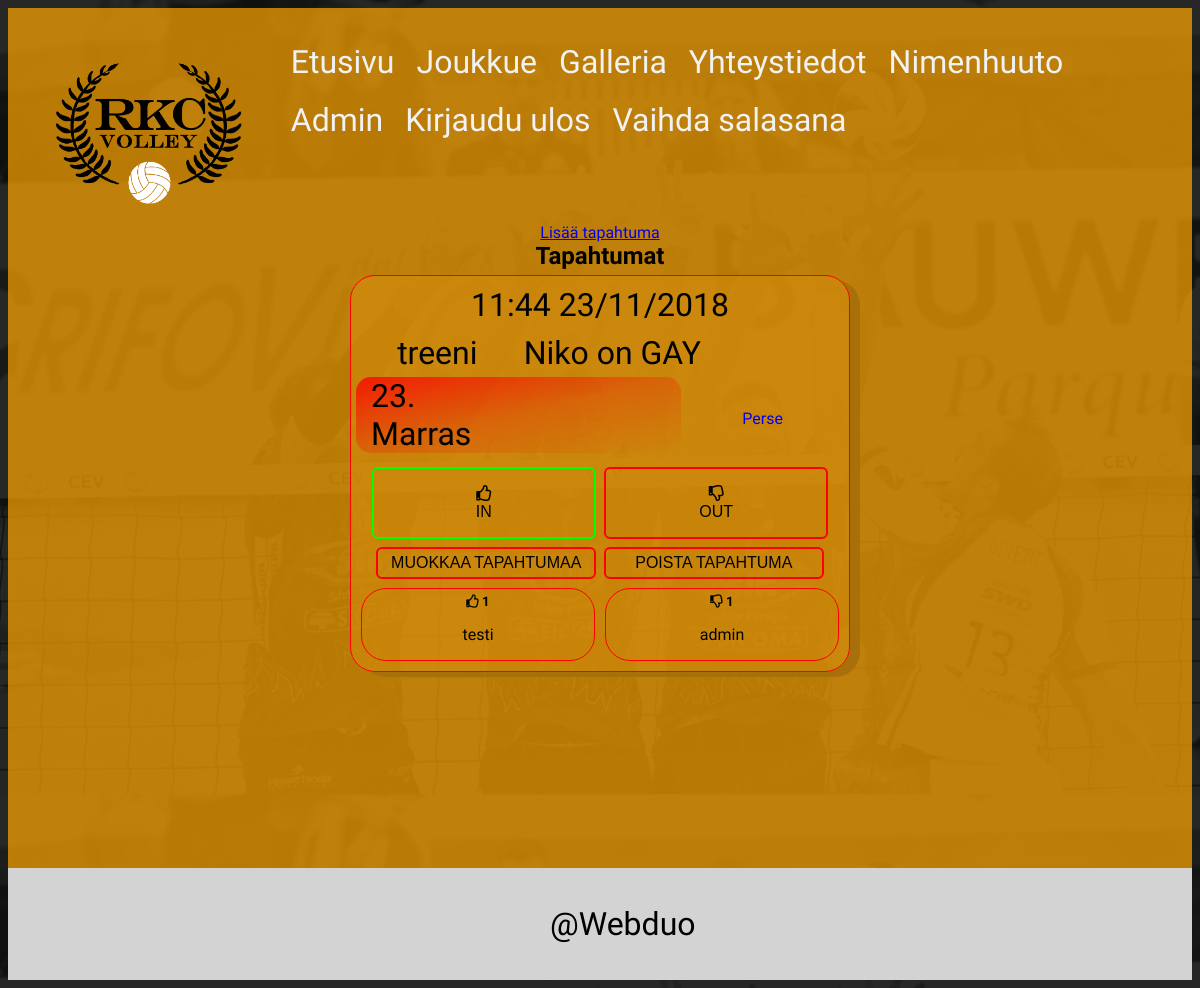
Page /app/nimenhuuto/index.php (signed in) on the earlier database version.
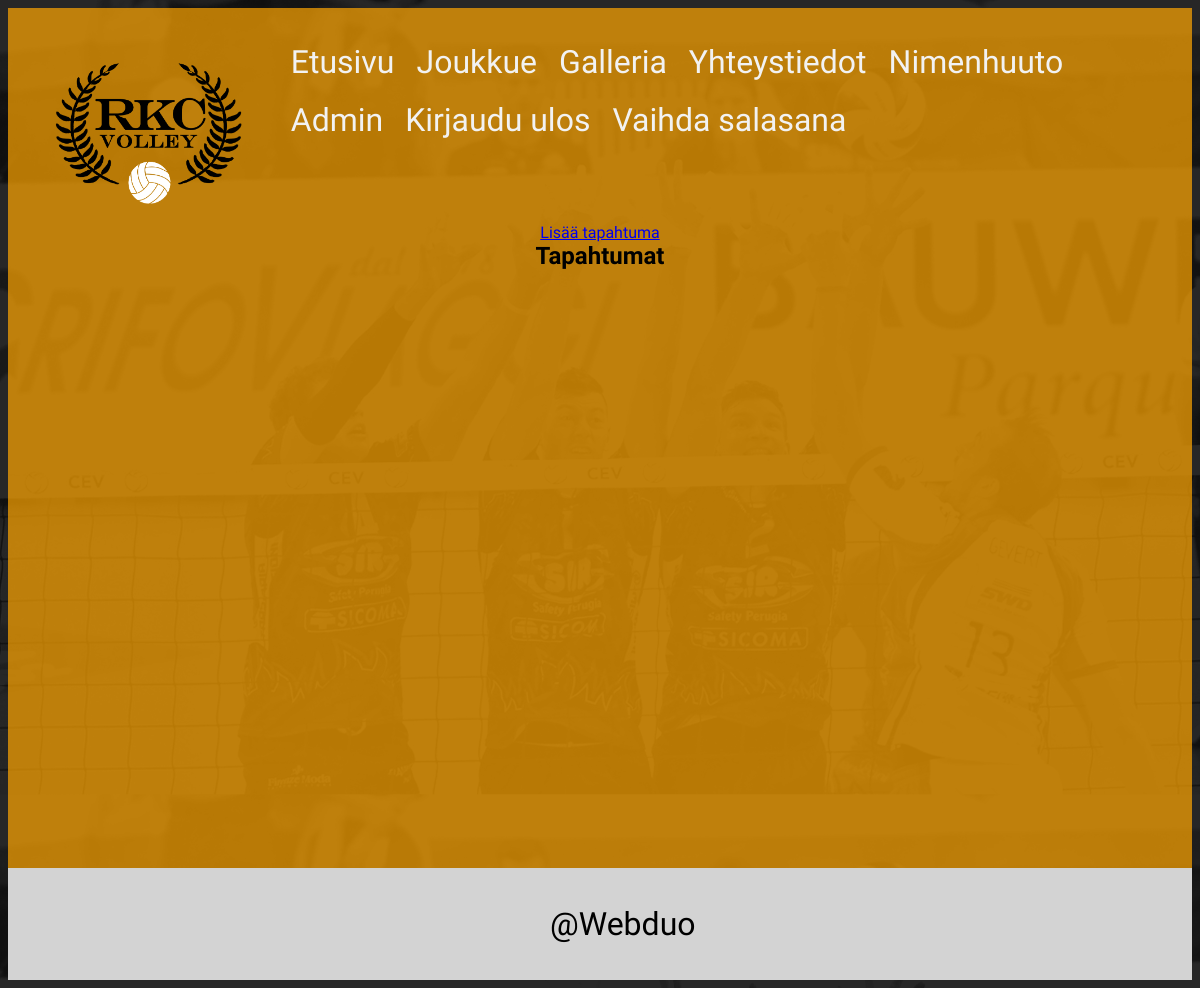
Same page on the later database version.
### tables this page shows
CREATE TABLE IF NOT EXISTS `events` (
  `event_id` int(255) NOT NULL AUTO_INCREMENT,
  `eventType` varchar(255) NOT NULL,
  `description` varchar(255) NOT NULL,
  `location` varchar(255) NOT NULL,
  `time` datetime NOT NULL,
  PRIMARY KEY (`event_id`)
);

CREATE TABLE IF NOT EXISTS `users` (
  `user_id` int(255) NOT NULL AUTO_INCREMENT,
  `username` varchar(255) NOT NULL,
  `user_type` varchar(50) NOT NULL,
  `password` varchar(255) NOT NULL,
  `email` varchar(255) NOT NULL,
  `firstName` varchar(255) NOT NULL,
  `lastName` varchar(50) NOT NULL,
  `description` text NOT NULL,
  PRIMARY KEY (`user_id`)
);

### app/functions.php (the view, shortened to what this page needs)
<?php
$db = mysqli_connect('localhost', 'admin', '', 'rkc');
function isAdmin()
{
	if (isset($_SESSION['user'])&& $_SESSION['user']['user_type'] == 'admin' ) {
		return true;
	}else{
		return false;
	}
}
function printEvents() {
	global $db;
    $query2="SELECT * FROM events ORDER BY time ASC";
	$result = mysqli_query($db, $query2);
	$user_id = $_SESSION['user']['user_id'];
	print "<div class='eventList'>";
		print "<h1>Tapahtumat</h1>";
		while($row = mysqli_fetch_assoc($result)) {
			$event_id = $row['event_id'];
			$doing = "";
			$num = 0;
			print "<div class=eventItem>";
			foreach($row as $ding) {
				if($num == 4) {
					$time = strtotime($ding);
					$formatTime = date("H:i d/m/Y", $time);
					$dayMonth = getDayMonth($time);
					$doing = $formatTime;
					print "<div class=event".$num.">";
					print "
					<div class='dayAndMonth'><p class='day'>$dayMonth[1].</p><p class='month'>$dayMonth[0]</p></div>
					";
					print "</div>";
				} elseif($num == 3) {
					$addr = urlencode($ding);
					print "<div class=event".$num.">";
					print "<p></p><a href='https://www.google.com/maps/search/?api=1&query=".$addr."' target='_blank'>".$ding."</a></p>";
					print "</div>";
				} else {
					print "<div class=event".$num.">";
					print "<p>".$ding."</p>";
					print "</div>";
				}
				$num++;
			}
			print "<div class='fulldate'><p class='date'>".$doing."</p></div>";
			print "<div class='attendLists'>";
			printAttendees($event_id);
			printNotComing($event_id);
			print "</div>";
			echo "<div class='buttons'>";
			printDecisionButtons($user_id, $event_id);
			if(isAdmin()) {
				printDeleteButton($event_id);
			}
			print "</div>";
			print "</div>";
		}
	print "</div>";
}
function getDayMonth($time = "") {
	$month = date("M", $time);
	switch($month) {
		case 'Nov':
			$month = "Marras";
			break;
	}
	$day = date("d", $time);
	return array($month, $day);
}
function printAttendees($event_id="") {
	global $db;
	$query = "SELECT * FROM attending WHERE (event_id='$event_id' AND decision='imIn')";
	$result = mysqli_query($db, $query);
	$attendees = array();
	while($row = mysqli_fetch_assoc($result)) {
		array_push($attendees, $row['user_id']);
	}
	$count = count($attendees);
	echo "<div class='coming'><h5><i class='far fa-thumbs-up'></i> ".$count."</h5>";
	echo "<ul>";
	foreach($attendees as $result) {
		$query = "SELECT * FROM users WHERE user_id='$result'";
		$data = mysqli_query($db, $query);
		$user = mysqli_fetch_assoc($data)['firstName'];
		echo "<li class='comingUser'>".$user."</li>";
	}
	echo "</ul></div>";
}
function printNotComing($event_id="") {
	global $db;
	$query = "SELECT * FROM attending WHERE (event_id='$event_id' AND decision='imOut')";
	$result = mysqli_query($db, $query);
	$notAttending = array();
	while($row = mysqli_fetch_assoc($result)) {
		array_push($notAttending, $row['user_id']);
	}
	$count = count($notAttending);
	echo "<div class='notComing'><h5><i class='far fa-thumbs-down'></i> ".$count."</h5>";
	echo "<ul>";
	foreach($notAttending as $result) {
		$query = "SELECT * FROM users WHERE user_id='$result'";
		$data = mysqli_query($db, $query);
		$user = mysqli_fetch_assoc($data)['firstName'];
		echo "<li class='notComingUser'>".$user."</li>";
	}
	echo "</ul></div>";
}
function printDeleteButton($event_id = "") {
	print '
		<button class="editButton"><a href="../../admin/editEvent.php?event_id='.$event_id.'">Muokkaa tapahtumaa</a></button>
		<form action="index.php" method="post">
			<input type="hidden" name="event_id" value="'.$event_id.'" />
			<button class="deleteButton" type="submit" name="deleteEvent_btn">Poista tapahtuma</button>
		</form>
	';
}
function printDecisionButtons($user_id = "", $event_id = "") {
	print '
		<form action="index.php" method="post">
			<input type="hidden" name="event_id" value="'.$event_id.'" />
			<input type="hidden" name="user_id" value="'.$user_id.'" />
			<input type="hidden" name="decision" value="imIn" />
			<button class="inButton" type="submit" name="decision_btn" >
				<i class="far fa-thumbs-up"></i> IN
			</button>
		</form>
		<form action="index.php" method="post">
			<input type="hidden" name="event_id" value="'.$event_id.'" />
			<input type="hidden" name="user_id" value="'.$user_id.'" />
			<input type="hidden" name="decision" value="imOut" />
			<button class="outButton" type="submit" name="decision_btn">
				<i class="far fa-thumbs-down"></i> OUT
			</button>
		</form>
	';
}
?>

### app/header.php (shortened to what this page needs)
    <?php
    include($_SERVER['DOCUMENT_ROOT'].'/project_1/app/functions.php');
    ?>
<!DOCTYPE html>
<html lang="en">
<head>
    <link rel="stylesheet" href="<?php $root;?>/project_1/css/style.css">
    <link rel="stylesheet" href="https://use.fontawesome.com/releases/v5.5.0/css/all.css">
    <link rel="stylesheet" href="https://use.fontawesome.com/releases/v5.5.0/css/v4-shims.css">
</head>
<body>
    <div class="container">
        <header>
            <div class="logo">
                <a href='<?php $root;?>/project_1/app/index.php'>
                    <img src='<?php $root;?>/project_1/app/images/logo.png' alt='RKC logo'>
                </a>
            </div>
            <nav class="topnav" id="myTopnav">
                <a href='/project_1/app/index.php'>Etusivu</a>
                <a href='/project_1/app/joukkue/index.php'>Joukkue</a>
                <a href='/project_1/app/galleria/index.php'>Galleria</a>
                <a href='/project_1/app/yhteystiedot/index.php'>Yhteystiedot</a>
                <?php
                    if(!empty($_SESSION['user'])){
                        print "
                            <a href='/project_1/app/nimenhuuto/index.php'>Nimenhuuto</a>
                        ";
                    };
                    if(isAdmin()){
                        print "
                            <a href='/project_1/admin/index.php'>Admin</a>
                        ";
                    };
                ?>
                <?php
                    if(empty($_SESSION['user'])){
                        print "
                            <a href='/project_1/app/login/index.php'>Kirjautuminen</a>
                            ";
                    } else {
                        print "
                            <a href=\"/project_1/app/index.php?logout='1'\">Kirjaudu ulos</a>
                            <a href='/project_1/app/passwordReset/'>Vaihda salasana</a>
                            ";
                    }
                ?>
            </nav>
        </header>

### app/nimenhuuto/index.php (shortened to what this page needs)
<?php
    require "../header.php";
?>
    <section>
        <?php if (isAdmin()) {
        print   "
                <a href='../../admin/create_event.php'>Lisää tapahtuma</a>
                ";
    }?>
        <?php printEvents() ?>
    </section>
<?php
    require "../footer.php";
?>

### app/footer.php
<?php
    print <<<EOF
    <footer>
        <div class="tag">
            <p>@Webduo</p>
        </div>
    </footer>
</div>
</body>
</html>
EOF;
?>

Differences in the rows shown:
removed events: eventType "treeni", description "Niko on GAY", location "Perse", time "23", time "Marras", time "11:44 23/11/2018"
removed users: firstName "testi", shown under "11:44 23/11/2018"
no longer on this page (row unchanged): users: firstName "admin", shown under "11:44 23/11/2018"
